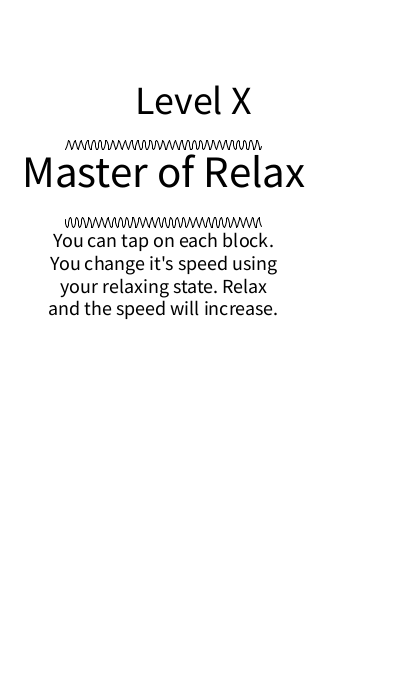
Frame 1 (no input)
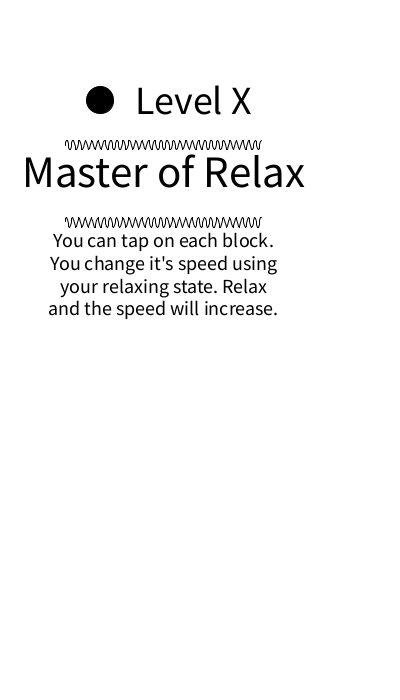
Frame 60 (the mouse pressed at the canvas centre just before this capture)
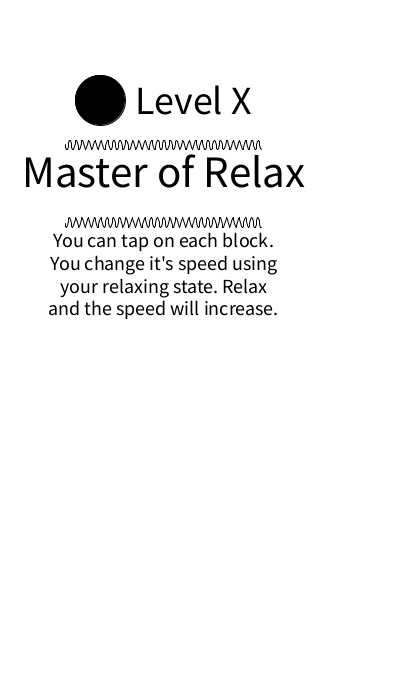
Frame 120 (the mouse held since frame 60 and released just before this capture)

The Processing sketch that drew these frames (run headless with seeded random() and noise(); from frame 60 on, the mouse is pressed at the canvas centre):

// Processing sketch: notifElem
// ── notifElem.pde
String desc = "You can tap on each block. You change it's speed using your relaxing state. Relax and the speed will increase.";
BallNotif not = new BallNotif(100,100,50,1000 * 2,color(0), "Level X", 40, "Master of Relax", 45, desc, 20);

void setup(){
  size(400,700);
  not.start();
}

void draw(){
  background(255);
  not.draw();
}
// ── NotifElement.pde
abstract class NotifElem{
  String text;   
  int step = -1;
  
  float tSt;
  public float x,y;
  boolean isTaping=true;
      
  void start(){
    step = 0;
  }
  
  void draw(){
    switch(step){
      case 0:
        // init step
        init();
        tSt = millis();
        step ++;
        break;
      
      case 1:
        // drawing the Achieve Symbol
        processSymbol();
        break;
        
      case 2:
        // drawing the Achieve Symbol
        processText();
        break;
        
      default:
        
    }
    
    drawSymbol();
    drawText();    
  }
  
  abstract void init();
  
  abstract void drawSymbol();
  abstract void processSymbol();
  
  abstract void processText();
  abstract void drawText();    
}


class BallNotif extends NotifElem {
  String title;
  String desc;
  float radius, radiusCur = 0;
  float tSymDuration;
  color c;
  
  float xth, yth, xthd = 10;
  float xtt, ytt, xttd = 10;
  
  int thh, tth, tdh; //textSize
  float tw; 
  BallNotif(float x, float y, float radius, float tSymDuration, color c, String head, int tsh, String title, int tth, String desc, int tdh){
      this.x = x;
      this.y = y;
      xth = x + radius/2 + xthd;
      yth = y ;
      
      this.radius = radius;
      this.tSymDuration = tSymDuration;
      this.c = c;
      
      this.text  = head;
      this.title = title;
      this.desc  = desc;
      
      this.thh = tsh;
      this.tth = tth;
      this.tdh = tdh;
  }
  
  float tsth, tsdh;
  void init(){
    textSize(thh);
    tw = textWidth(text);
    
    textSize(tth);
    float scalar = 0.8; // Different for each font
    tsth = textDescent() * scalar;
    
    textSize(tdh);
    
    tsdh = textDescent() * scalar;        
    // tsth = textHeight(title);
  }
  
  void processSymbol(){
        radiusCur = map(millis(), tSt, tSt + tSymDuration, 0, radius);
        if (radiusCur >= radius){
          step ++;
          radiusCur = radius;
        }        
  }
  
  void drawSymbol(){
    fill(c);
    ellipse(this.x, this.y,radiusCur,radiusCur);
  }
  
  
  void processText(){
    
  }
  
  void drawText(){
    fill(c);
    textSize(thh);
    textAlign(LEFT, CENTER);
    text(text, xth,yth);
    
    textSize(tth);
    textAlign(CENTER, TOP);
    text(title, x - (radius/2) - xthd + (radius + tw + xthd + 2 *xthd)/2,yth + radius/2 + 5 * 6 );
    
    float sinh = yth + radius/2 + 5 * 4;
    sinus(x - (radius/2) - xthd,sinh, radius + tw + xthd + 2 *xthd, 5, -400, 0);
    sinus(x - (radius/2) - xthd,sinh + tsth*8 + 5 * 4, radius + tw + xthd + 2 *xthd, 5, 400, 0);
    
    sinh = sinh + tsth*8 + 5 * 6;
    
    float cx = radius + tw + xthd + 2 *xthd;
    float lx = cx - 200;
    lx = x - (radius/2) - xthd -20;
    float rx = radius + tw + xthd + 2 *xthd + 20*2;
    //rx = lx + 
    
    textAlign(CENTER, TOP);
    textSize(tdh);
    //rect(lx, sinh, rx,sinh + 200 );
    text(desc, lx, sinh, rx,sinh + 200 ); 
  }
}

void sinus(float x, float y,float w, float amp, float speed, color c){
  float p = (millis() % speed * (2*PI)/speed);
  for(int i=0;i<255;i++){
    float lx = i *(w/255);
    float rx = (i+1) *(w/255);
    
    float ly = sin(lx+p) * amp;
    float ry = sin(rx+p) * amp;
    
    line(x + lx, y + ly,x + rx, y + ry );
  }
}

// to use arc - https://processing.org/reference/PI.html
// use that https://processing.org/tutorials/text/
